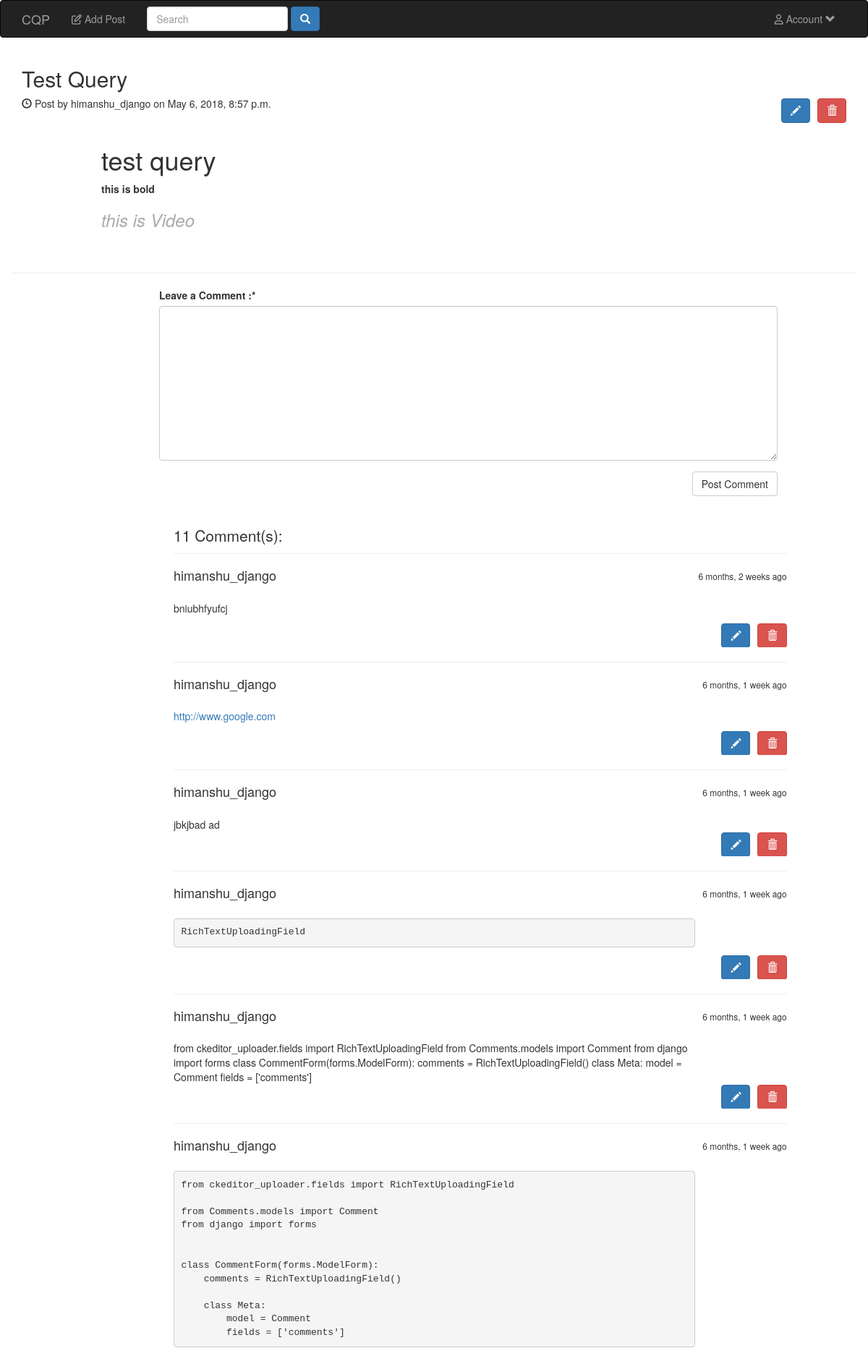
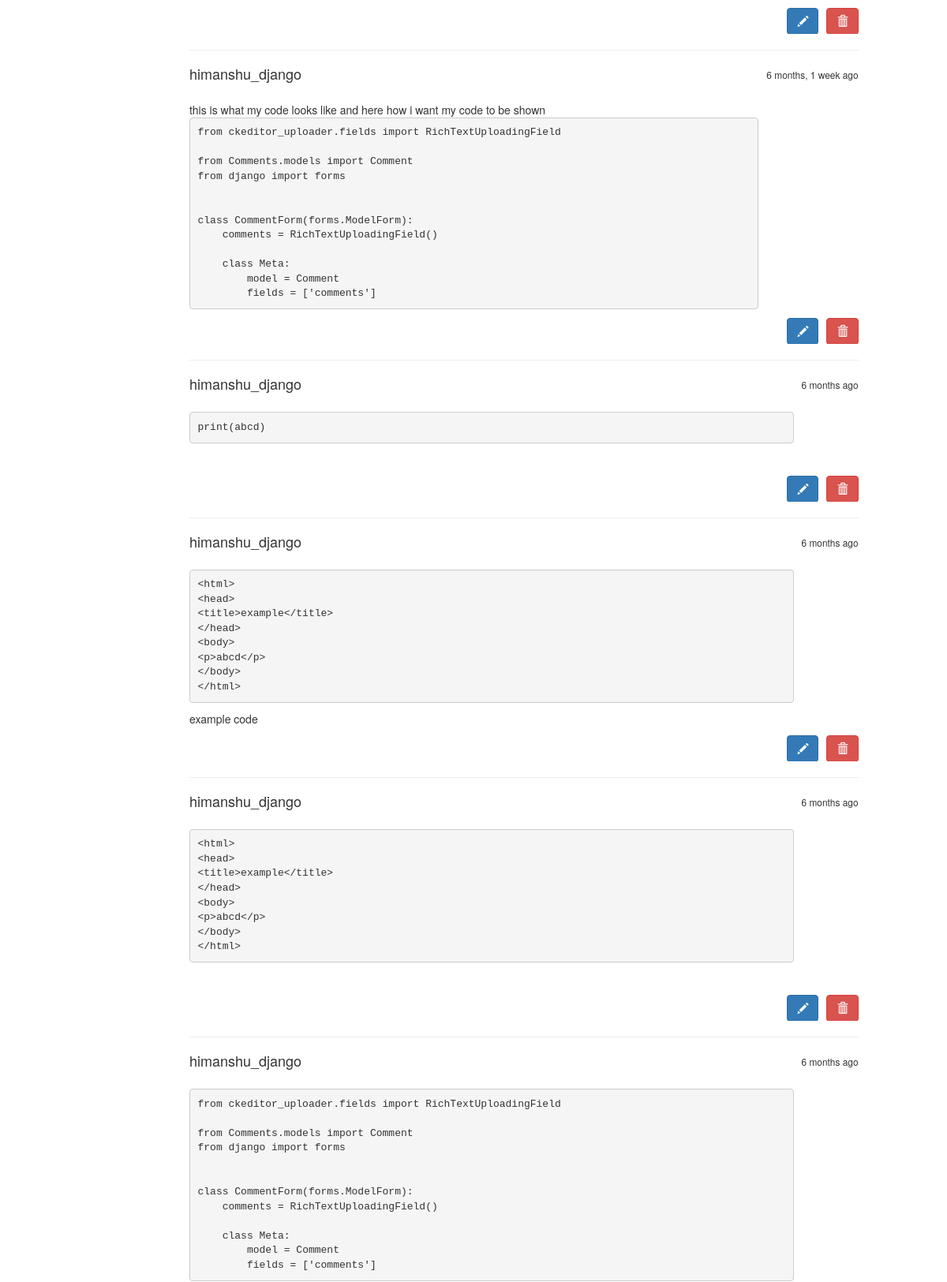
Screenshot of /post-detail/7/ (signed in, upper part) with the database file from the repository (2 pictures, top to bottom).
### Posts/models.py (models this page shows, shortened)
class Post(models.Model):
    title = models.CharField(verbose_name='Query Title', max_length=180)
    date = models.DateTimeField(auto_now=False, auto_now_add=True)
    user = models.ForeignKey(User, on_delete=models.CASCADE)
    body = RichTextUploadingField(verbose_name='Query Description', config_name='custom')

### Comments/models.py (models this page shows, shortened)
class Comment(models.Model):
    post = models.ForeignKey(Post, related_name='posts', on_delete=models.CASCADE)
    user = models.ForeignKey(User, on_delete=models.CASCADE)
    comments = RichTextUploadingField(verbose_name='Leave a Comment :', null=True, config_name='custom')
    created_date = models.DateTimeField(default=timezone.now)
    slug = models.SlugField()
    likes = models.ManyToManyField(User, related_name='likes')

### Posts/views.py (the view, shortened to what this page needs)
# urls.py: path('post-detail/<int:pk>/', login_required(post_views.PostDetail.as_view()), name='post_detail'),
class PostDetail(FormMixin, DetailView):
    template_name = 'post_detail.html'
    model = Post
    form_class = CommentForm
    def get_context_data(self, **kwargs):
        context = super(PostDetail, self).get_context_data(**kwargs)
        context['form'] = CommentForm(initial={'post': self.object})
        return context

### Comments/forms.py
class CommentForm(forms.ModelForm):
    comments = RichTextUploadingField()
    class Meta:
        model = Comment
        fields = ['comments']

### templates/post_detail.html (shortened to what this page needs)
{% extends 'base.html' %}
{% load crispy_forms_tags %}
{% block content %}
    <div class="container 1">
    <h2>{{ post.title }}</h2>
        <h5>
            <span class="glyphicon glyphicon-time"></span> Post by {{ post.user.username }} on {{ post.date }}
            {% if request.user == post.user %}
                <a href="{% url 'delete' pk=post.pk %}"><button style="margin-left: 10px" class="btn btn-danger glyphicon glyphicon-trash pull-right"></button></a>
                <a href="{% url 'edit' pk=post.pk %}"><button class="btn btn-primary glyphicon glyphicon-pencil pull-right"></button></a>
            {% endif %}
        </h5>
        <br>
        <div class="row col-md-10 col-md-offset-1">
        <p><span class="text-wrapper">{{ post.body|safe }}</span></p>
        </div>
    </div>
<hr>
    <div class="container 2">
        <div class="col-md-9 col-md-offset-2">
            <div class="row">
              <form role="form" method="POST">
                <div class="form-group">
                    {{ form|crispy }}
                </div>
                <button type="submit" class="btn btn-default pull-right">Post Comment</button>
              </form>
            </div>
        </div>
      <br><br>
            <div class="container">
            <div class="row">
                <div class="col-md-9 col-md-offset-2">
                  <div class="page-header">
                      {% if post.posts.count == 0 %}
                          <b class="lead">No Comments Yet</b>
                      {% else %}
                          <b class="lead">{{ post.posts.count }} Comment(s):</b>
                      {% endif %}
                  </div>
                   <div class="comments-list">
                       {% for comment in post.posts.all %}
                       <div class="media">
                           <p class="pull-right"><small>{{ comment.created_date|timesince }} ago</small></p>
                            <div class="media-body img-responsive">
                              <h4 class="media-heading user_name">{{ comment.user }}</h4>
                                <br>
                              {{ comment.comments|safe }}
                            </div>
                                {% if request.user == comment.user %}
                                    <a href="{% url 'delete' pk=comment.pk %}"><button style="margin-left: 10px" class="btn btn-danger glyphicon glyphicon-trash pull-right"></button></a>
                                    <a href="{% url 'edit' pk=comment.pk %}"><button class="btn btn-primary glyphicon glyphicon-pencil pull-right"></button></a>
                                {% endif %}
                          </div>
                           <hr>
                       {% endfor %}
                   </div>
                </div>
            </div>
        </div>
    </div>
{% endblock %}

### rows the page displays
Post: title "Test Query", user.username "himanshu_django", date "May 6, 2018, 8:57 p.m.", body "test query this is bold this is Video", posts.count "11"
Comment: created_date "6 months, 2 weeks", user "himanshu_django", comments "bniubhfyufcj"
Comment: created_date "6 months, 1 week", user "himanshu_django", comments "http://www.google.com"
Comment: created_date "6 months, 1 week", user "himanshu_django", comments "jbkjbad ad"
Comment: created_date "6 months, 1 week", user "himanshu_django", comments "RichTextUploadingField"
Comment: created_date "6 months, 1 week", user "himanshu_django", comments "from ckeditor_uploader.fields import RichTextUploadingField from Comments.models import Comment from django import forms class CommentForm(forms.ModelForm): comments = RichTextUploadingField() class Meta: model = Comment fields = ['comments']"
Comment: created_date "6 months, 1 week", user "himanshu_django", comments "from ckeditor_uploader.fields import RichTextUploadingField from Comments.models import Comment from django import forms class CommentForm(forms.ModelForm): comments = RichTextUploadingField() class Meta: model = Comment fields = ['comments']"
Comment: created_date "6 months, 1 week", user "himanshu_django", comments "this is what my code looks like and here how i want my code to be shown from ckeditor_uploader.fields import RichTextUploadingField from Comments.models import Comment from django import forms class CommentForm(forms.ModelForm): comments = RichTextUploadingField() class Meta: model = Comment fields = ['comments']"
Comment: created_date "6 months", user "himanshu_django", comments "print(abcd)"
Comment: created_date "6 months", user "himanshu_django", comments "<html> <head> <title>example</title> </head> <body> <p>abcd</p> </body> </html> example code"
Comment: created_date "6 months", user "himanshu_django", comments "<html> <head> <title>example</title> </head> <body> <p>abcd</p> </body> </html>"
Comment: created_date "6 months", user "himanshu_django", comments "from ckeditor_uploader.fields import RichTextUploadingField from Comments.models import Comment from django import forms class CommentForm(forms.ModelForm): comments = RichTextUploadingField() class Meta: model = Comment fields = ['comments']"
